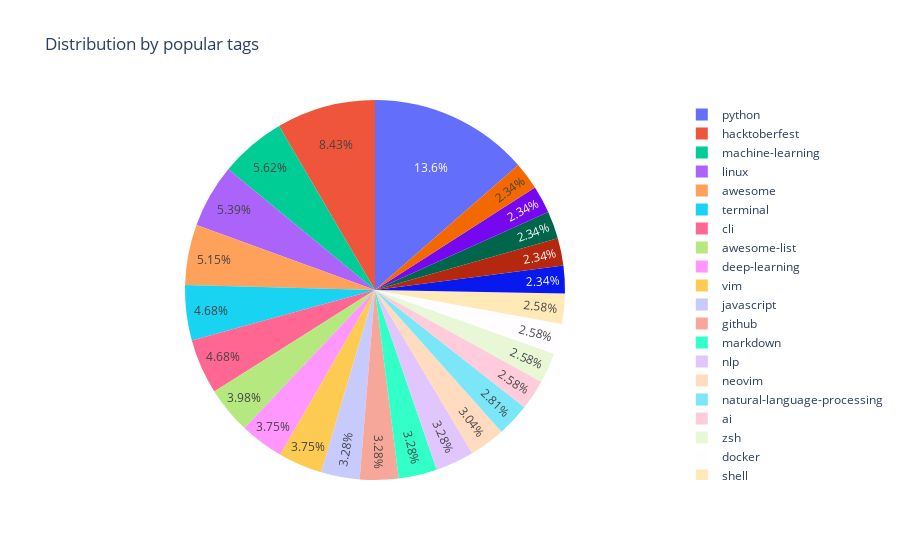

The notebook cell this image was saved under:
### Code cell
import plotly.express as px
topics_cnt_np = np.array(topics_cnt).T

fig = px.pie(topics, title="Distribution by popular tags",
              names=topics_cnt_np[0], values=topics_cnt_np[1])
fig.show()

### Figure 1 — Plotly figure (JSON) as saved in the notebook; plotly's stock layout.template omitted (floating-point values rounded to 4 significant figures)
{"data": [{"domain": {"x": [0, 1], "y": [0, 1]}, "hovertemplate": "label=%{label}<br>value=%{value}<extra></extra>", "labels": ["python", "hacktoberfest", "machine-learning", "linux", "awesome", "terminal", "cli", "awesome-list", "deep-learning", "vim", "javascript", "github", "markdown", "nlp", "neovim", "natural-language-processing", "ai", "zsh", "docker", "shell", "data-science", "dotfiles", "theme", "python3", "react"], "legendgroup": "", "name": "", "showlegend": true, "type": "pie", "values": [58, 36, 24, 23, 22, 20, 20, 17, 16, 16, 14, 14, 14, 14, 13, 12, 11, 11, 11, 11, 10, 10, 10, 10, 10]}], "layout": {"legend": {"tracegroupgap": 0}, "title": {"text": "Distribution by popular tags"}}}
